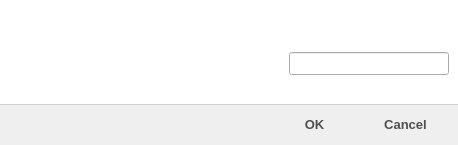
<?xml version="1.0" encoding="UTF-8"?>
<ui version="4.0">
 <class>RocketStorageInfoWidget</class>
 <widget class="QWidget" name="RocketStorageInfoWidget">
  <property name="geometry">
   <rect>
    <x>0</x>
    <y>0</y>
    <width>458</width>
    <height>145</height>
   </rect>
  </property>
  <property name="styleSheet">
   <string notr="true">QFrame#frameContent {
	background-color: white;
}

QFrame#frameButtons {
	border-top: 1px solid rgb(207, 207, 207);
}

QLabel, QPushButton, QLineEdit {
	font-family: &quot;Arial&quot;;
	font-size: 13px;
}

QLabel#labelTitle {
	font-size: 16px;
	font-weight: bold;
	background-color: white;
	padding: 4px;
	padding-left: 10px;
	padding-bottom: 0px;
	color: rgb(59, 59, 59);
}

QLabel#labelError {
	color: red;
}

QPushButton#buttonOk, #buttonCancel {
	background-color: transparent;
	color: rgb(80, 80, 80);
	border: 1px solid grey;
	border: 0px;
	border-radius: 3px;
	font-family: &quot;Arial&quot;;
	font-weight: bold;
	min-height: 25px;
	max-height: 25px;
	min-width: 75px;
	padding-left: 5px;
	padding-right: 5px;
}

QPushButton#buttonOk::hover, #buttonCancel::hover {
	background-color: qlineargradient(spread:pad, x1:0, y1:0, x2:1, y2:1, stop:0 rgba(242, 244, 243, 255), stop:1 rgba(255, 255, 255, 255));
	color: rgb(60, 60, 60);
	border: 1px solid grey;
}

QPushButton#buttonOk::pressed, #buttonCancel::pressed {
	background-color: rgba(200, 200, 200);
	border: 1px solid grey;
}
QPushButton#buttonOk:default, #buttonCancel:default {
    color: rgb(25,25,25);
}
</string>
  </property>
  <layout class="QVBoxLayout" name="verticalLayout" stretch="0,2,1">
   <property name="spacing">
    <number>0</number>
   </property>
   <property name="margin">
    <number>0</number>
   </property>
   <item>
    <widget class="QLabel" name="labelTitle">
     <property name="text">
      <string/>
     </property>
     <property name="indent">
      <number>0</number>
     </property>
    </widget>
   </item>
   <item>
    <widget class="QFrame" name="frameContent">
     <property name="frameShape">
      <enum>QFrame::NoFrame</enum>
     </property>
     <property name="frameShadow">
      <enum>QFrame::Plain</enum>
     </property>
     <property name="lineWidth">
      <number>0</number>
     </property>
     <layout class="QHBoxLayout" name="horizontalLayout_2">
      <property name="spacing">
       <number>10</number>
      </property>
      <item>
       <widget class="QLabel" name="labelIcon">
        <property name="minimumSize">
         <size>
          <width>64</width>
          <height>64</height>
         </size>
        </property>
        <property name="maximumSize">
         <size>
          <width>64</width>
          <height>64</height>
         </size>
        </property>
        <property name="text">
         <string/>
        </property>
        <property name="pixmap">
         <pixmap resource="RocketPlugin.qrc">:/images/icon-update.png</pixmap>
        </property>
       </widget>
      </item>
      <item>
       <widget class="QLabel" name="labelText">
        <property name="sizePolicy">
         <sizepolicy hsizetype="Expanding" vsizetype="Preferred">
          <horstretch>0</horstretch>
          <verstretch>0</verstretch>
         </sizepolicy>
        </property>
        <property name="text">
         <string/>
        </property>
       </widget>
      </item>
      <item>
       <layout class="QFormLayout" name="formLayout">
        <property name="fieldGrowthPolicy">
         <enum>QFormLayout::AllNonFixedFieldsGrow</enum>
        </property>
        <property name="formAlignment">
         <set>Qt::AlignLeading|Qt::AlignLeft|Qt::AlignVCenter</set>
        </property>
        <item row="0" column="0">
         <widget class="QLabel" name="labelInputTitle">
          <property name="toolTip">
           <string>Storage Access Key</string>
          </property>
          <property name="text">
           <string/>
          </property>
         </widget>
        </item>
        <item row="0" column="1">
         <widget class="QLineEdit" name="lineEditInput">
          <property name="toolTip">
           <string>Storage Access Key</string>
          </property>
          <property name="text">
           <string/>
          </property>
         </widget>
        </item>
       </layout>
      </item>
     </layout>
    </widget>
   </item>
   <item>
    <widget class="QFrame" name="frameButtons">
     <property name="frameShape">
      <enum>QFrame::StyledPanel</enum>
     </property>
     <property name="frameShadow">
      <enum>QFrame::Raised</enum>
     </property>
     <layout class="QHBoxLayout" name="horizontalLayout">
      <property name="topMargin">
       <number>6</number>
      </property>
      <property name="bottomMargin">
       <number>6</number>
      </property>
      <item>
       <widget class="QLabel" name="labelError">
        <property name="sizePolicy">
         <sizepolicy hsizetype="Expanding" vsizetype="Preferred">
          <horstretch>0</horstretch>
          <verstretch>0</verstretch>
         </sizepolicy>
        </property>
        <property name="text">
         <string/>
        </property>
        <property name="wordWrap">
         <bool>true</bool>
        </property>
        <property name="indent">
         <number>0</number>
        </property>
       </widget>
      </item>
      <item>
       <widget class="QPushButton" name="buttonOk">
        <property name="minimumSize">
         <size>
          <width>85</width>
          <height>25</height>
         </size>
        </property>
        <property name="text">
         <string>OK</string>
        </property>
        <property name="icon">
         <iconset resource="RocketPlugin.qrc">
          <normaloff>:/images/icon-check.png</normaloff>:/images/icon-check.png</iconset>
        </property>
        <property name="autoDefault">
         <bool>true</bool>
        </property>
       </widget>
      </item>
      <item>
       <widget class="QPushButton" name="buttonCancel">
        <property name="minimumSize">
         <size>
          <width>85</width>
          <height>25</height>
         </size>
        </property>
        <property name="text">
         <string>Cancel</string>
        </property>
        <property name="icon">
         <iconset resource="RocketPlugin.qrc">
          <normaloff>:/images/icon-cross.png</normaloff>:/images/icon-cross.png</iconset>
        </property>
       </widget>
      </item>
     </layout>
    </widget>
   </item>
  </layout>
 </widget>
 <resources>
  <include location="RocketPlugin.qrc"/>
 </resources>
 <connections/>
</ui>
